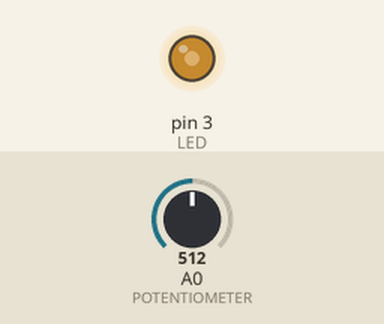
Simulated run of this sketch. Board: Arduino Uno, built with avr-gcc and run on an emulated ATmega328P. Parts: output pins drawn as LEDs (lit = HIGH). The inputs (shaded band) are chosen by the test bench; at power-on: A0 (POTENTIOMETER) = 512.

Above: at 1.2 s.
1.3 s: A0 (POTENTIOMETER) set to 716
At 1.7 s:
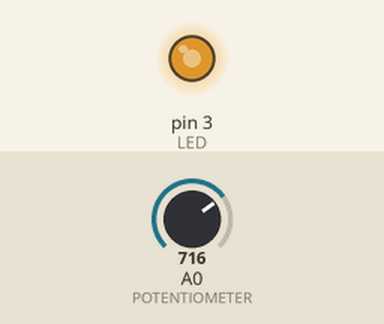
2.8 s: A0 (POTENTIOMETER) set to 900
At 4.0 s:
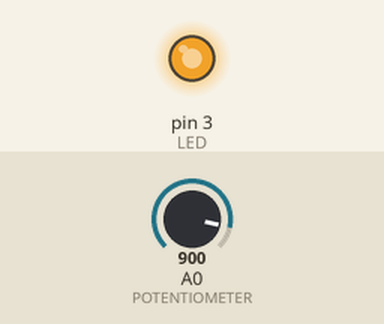
4.3 s: A0 (POTENTIOMETER) set to 122
At 5.2 s:
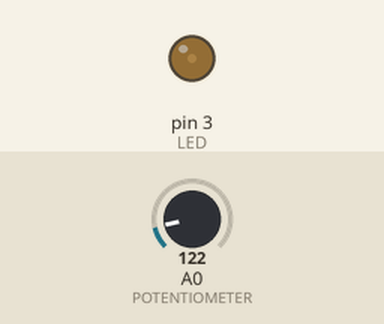
5.8 s: A0 (POTENTIOMETER) set to 0
At 6.3 s:
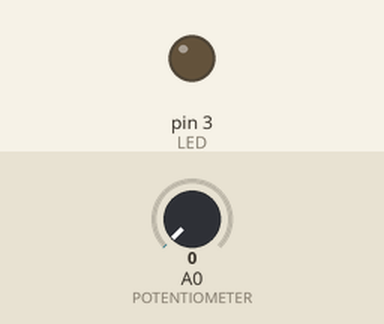
7.3 s: A0 (POTENTIOMETER) set to 511
At 8.6 s:
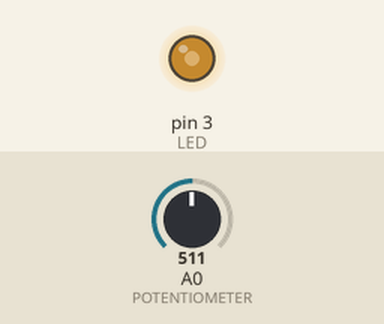
Timing chart, 0 to 9.8 s (numbered marks = the images above; inputs shaded):
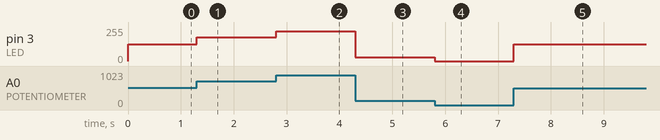

Measured:
- after the input at 1.3 s, pin 3 (LED): 127/255 → 178/255 at once
- after the input at 2.8 s, pin 3 (LED): 178/255 → 224/255 at once
- after the input at 4.3 s, pin 3 (LED): 224/255 → 30/255 at once
- after the input at 5.8 s, pin 3 (LED): 30/255 → 0/255 at once
- after the input at 7.3 s, pin 3 (LED): 0/255 → 127/255 at once

The sketch:

pwm.ino
```cpp
#include "Arduino_SensorKit.h"

#define LED 3
#define POTENTIOMETER A0

void setup() {
  // initialize pins for IO
  pinMode(LED, OUTPUT);
  pinMode(POTENTIOMETER, INPUT);

  // set up fast PWM on TIMER2
  TCCR2A = _BV(COM2A1) | _BV(COM2B1) | _BV(WGM21) | _BV(WGM20);
  TCCR2B = _BV(CS22);
  OCR2B = 50; // default to (arbitrary) ~20% duty cycle on pin D3
}

void loop() {
  // map the potentiometer values to be valid 8-bit numbers
  int value = map(analogRead(POTENTIOMETER), 0, 1023, 0, 255);
  pwm(value);
}

// function to adjust the duty cycle
// val must be 0 to 255, as PWM works by adjusting what the timer counts up to
// and timer is 8-bit
void pwm(int val) {
  OCR2B = val;
}
```
